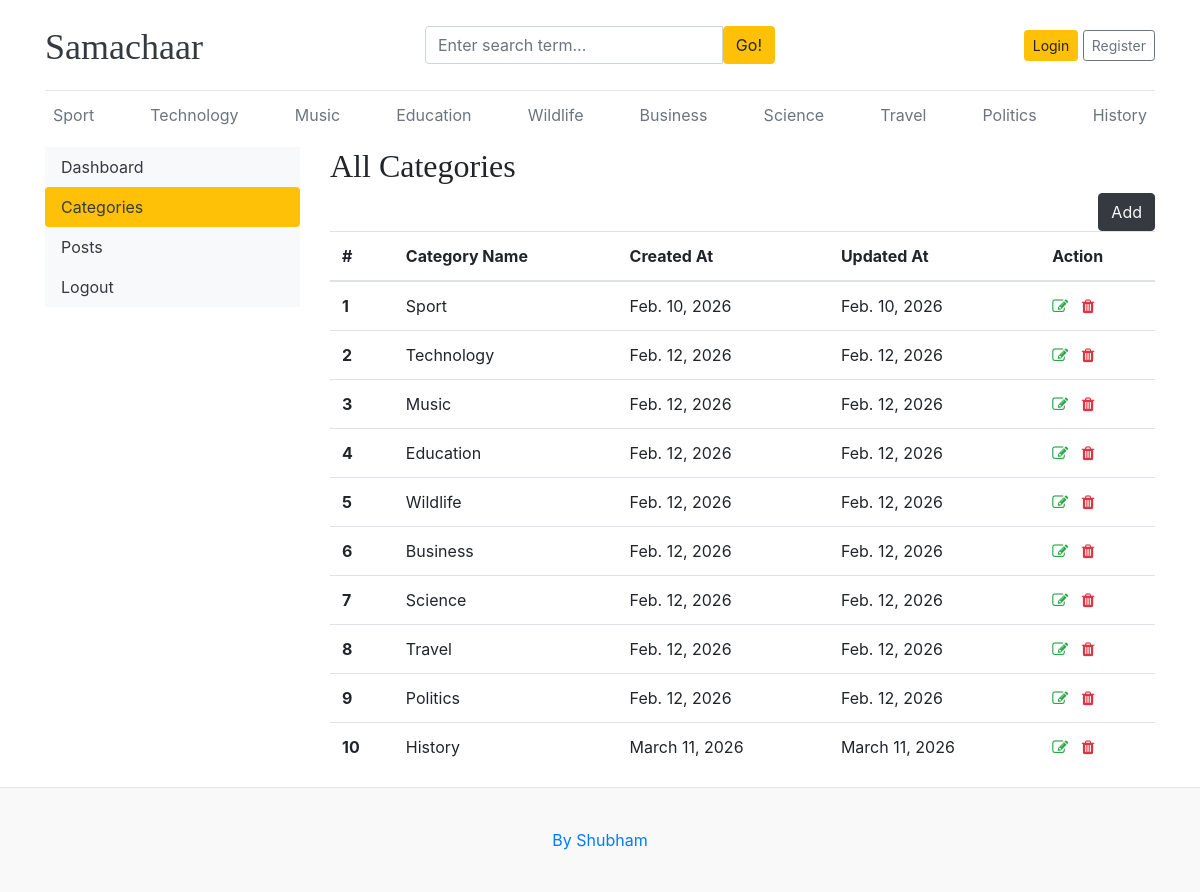
/dashboard/categories/, run on the app's committed database.
### blogs/models.py (models this page shows)
class Category(models.Model):
    category_name = models.CharField(max_length=50, unique=True)
    created_at = models.DateField(auto_now_add=True)
    updated_at = models.DateField(auto_now_add=True)
    class Meta:
        verbose_name_plural = 'categories'
    def __str__(self):
        return self.category_name

### dashboards/views.py (the view)
# urls.py: path('categories/', views.categories, name='categories'),
def categories(request):
    return render(request, 'dashboard/categories.html')

### blogs/context_processors.py (called while the page is built)
def get_categories(request):
    categories = Category.objects.all()
    return dict(categories = categories)

def get_social(request):
    links = Social.objects.all()
    return dict(links = links)

### templates/dashboard/categories.html (shortened to what this page needs)
{% extends "base.html" %}
{% block content %}
<div class="row">
    {% include 'dashboard/sidebar.html'%}
     <div class="col-md-9">
        <h2>All Categories</h2>
        <a href="{% url "add_category" %}" class="btn btn-dark text-light float-right">Add</a>
         <table class="table">
             <thead>
                <tr>
                    <th scope="col">#</th>
                    <th scope="col">Category Name</th>
                    <th scope="col">Created At</th>
                    <th scope="col">Updated At</th>
                    <th>Action</th>
                </tr>
            </thead>
            <tbody>
                {% for category in categories %}
                <tr>
                    <th scope="row">{{ forloop.counter }}</th>
                    <td>{{ category}}</td>
                    <td>{{ category.created_at }}</td>
                    <td>{{ category.updated_at }}</td>
                    <td>
                        <a href="{% url "edit_category" category.id %}"><i class="fa fa-edit text-success"></i></a>
                        <a href="{% url "delete_category" category.id %}"><i class="fa fa-trash text-danger"></i><a/>
                    </td>
                </tr>
                {% endfor %}
            </tbody>
        </table>
    </div>
</div>
{% endblock content %}

### templates/base.html (shortened to what this page needs)
{% load static %}
<!DOCTYPE html>
<html lang="en">
    <head>
        <link href="https://getbootstrap.com/docs/4.0/dist/css/bootstrap.min.css" rel="stylesheet">
        <link rel="stylesheet" href="https://cdnjs.cloudflare.com/ajax/libs/font-awesome/4.7.0/css/font-awesome.min.css">
        <link href="{% static '/css/blog.css' %}" rel="stylesheet">
    </head>
    <body>
        <div class="container">
            <header class="blog-header py-3">
                <div class="row flex-nowrap justify-content-between align-items-center">
                    <div class="col-4 pt-1">
                        <a class="blog-header-logo text-dark" href="/">Samachaar</a>
                    </div>
                    <div class="col-4">
                        <form action="{% url "search" %}" method="get">
                            <div class="input-group">
                                <input class="form-control" type="text" name="keyword" value="{{keyword}}" placeholder="Enter search term..." aria-label="Enter search term..." aria-describedby="button-search" />
                                <button class="btn btn-warning" id="button-search" type="submit">Go!</button>
                            </div>
                        </form>
                    </div>
                    <div class="col-4 d-flex justify-content-end align-items-center">
                        {% if not user.is_authenticated %}
                        <a class="btn btn-sm btn-warning" href="{% url "login" %}">Login</a> &nbsp;
                        <a class="btn btn-sm btn-outline-secondary" href="{% url "register" %}">Register</a>
                        {% else %}
                        <span>Hi, {{ user }}</span>
                        &emsp;
                        <span><a href="{% url 'dashboard' %}">Dashboard</a><span>
                        &emsp;
                        <span><a href="{% url 'logout' %}">Logout</a></span>
                        {% endif %}
                    </div>
                </div>
            </header>
            <div class="nav-scroller py-1 mb-2">
                <nav class="nav d-flex justify-content-between">
                    {% for cat in categories %}
                    <a class="p-2 text-muted" href="{% url 'posts_by_category' cat.id %}">{{ cat.category_name }}</a>
                    {% endfor %}
                </nav>
            </div>
            {% block content %}
            {% endblock content %}
        </div>
        <footer class="blog-footer">
            <p><a href="#">By Shubham</a></p>
        </footer>
    </body>
</html>

### static/css/blog.css (style rules this page uses)
body { margin: 0; padding: 0; }
.blog-header { border-bottom: 1px solid #e5e5e5; }
.blog-header-logo { font-family: "Playfair Display", Georgia, "Times New Roman", serif; font-size: 2.25rem; }
h1, h2, h3, h4, h5, h6 { font-family: "Playfair Display", Georgia, "Times New Roman", serif; }
.blog-footer { padding: 2.5rem 0; color: #727272; text-align: center; background-color: #f9f9f9; border-top: .05rem solid #e5e5e5; }
.blog-footer p:last-child { margin-bottom: 0; }

### data on the page
Category: category_name "Sport", created_at "Feb. 10, 2026", updated_at "Feb. 10, 2026"
Category: category_name "Technology", created_at "Feb. 12, 2026", updated_at "Feb. 12, 2026"
Category: category_name "Music", created_at "Feb. 12, 2026", updated_at "Feb. 12, 2026"
Category: category_name "Education", created_at "Feb. 12, 2026", updated_at "Feb. 12, 2026"
Category: category_name "Wildlife", created_at "Feb. 12, 2026", updated_at "Feb. 12, 2026"
Category: category_name "Business", created_at "Feb. 12, 2026", updated_at "Feb. 12, 2026"
Category: category_name "Science", created_at "Feb. 12, 2026", updated_at "Feb. 12, 2026"
Category: category_name "Travel", created_at "Feb. 12, 2026", updated_at "Feb. 12, 2026"
Category: category_name "Politics", created_at "Feb. 12, 2026", updated_at "Feb. 12, 2026"
Category: category_name "History", created_at "March 11, 2026", updated_at "March 11, 2026"
